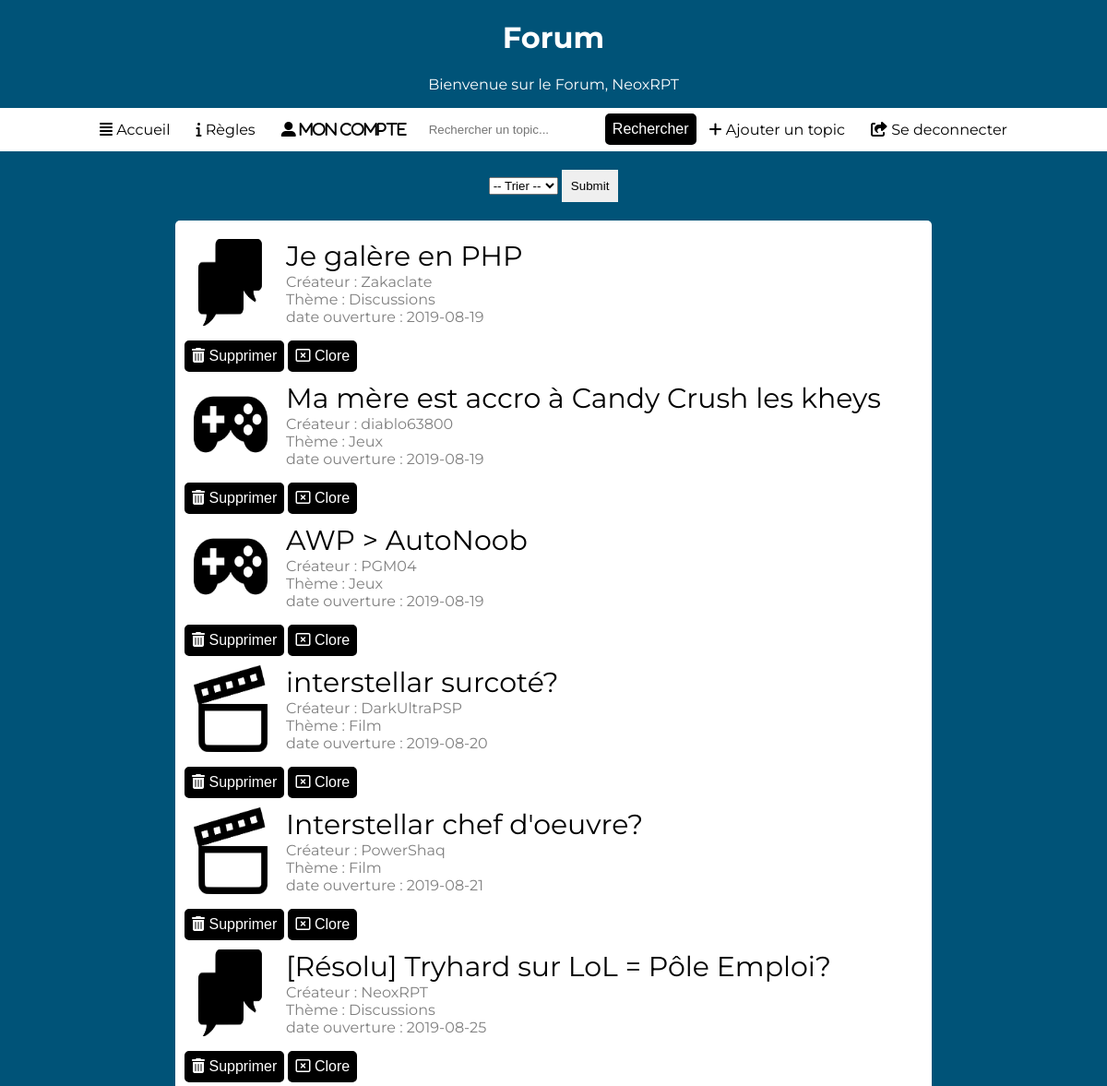
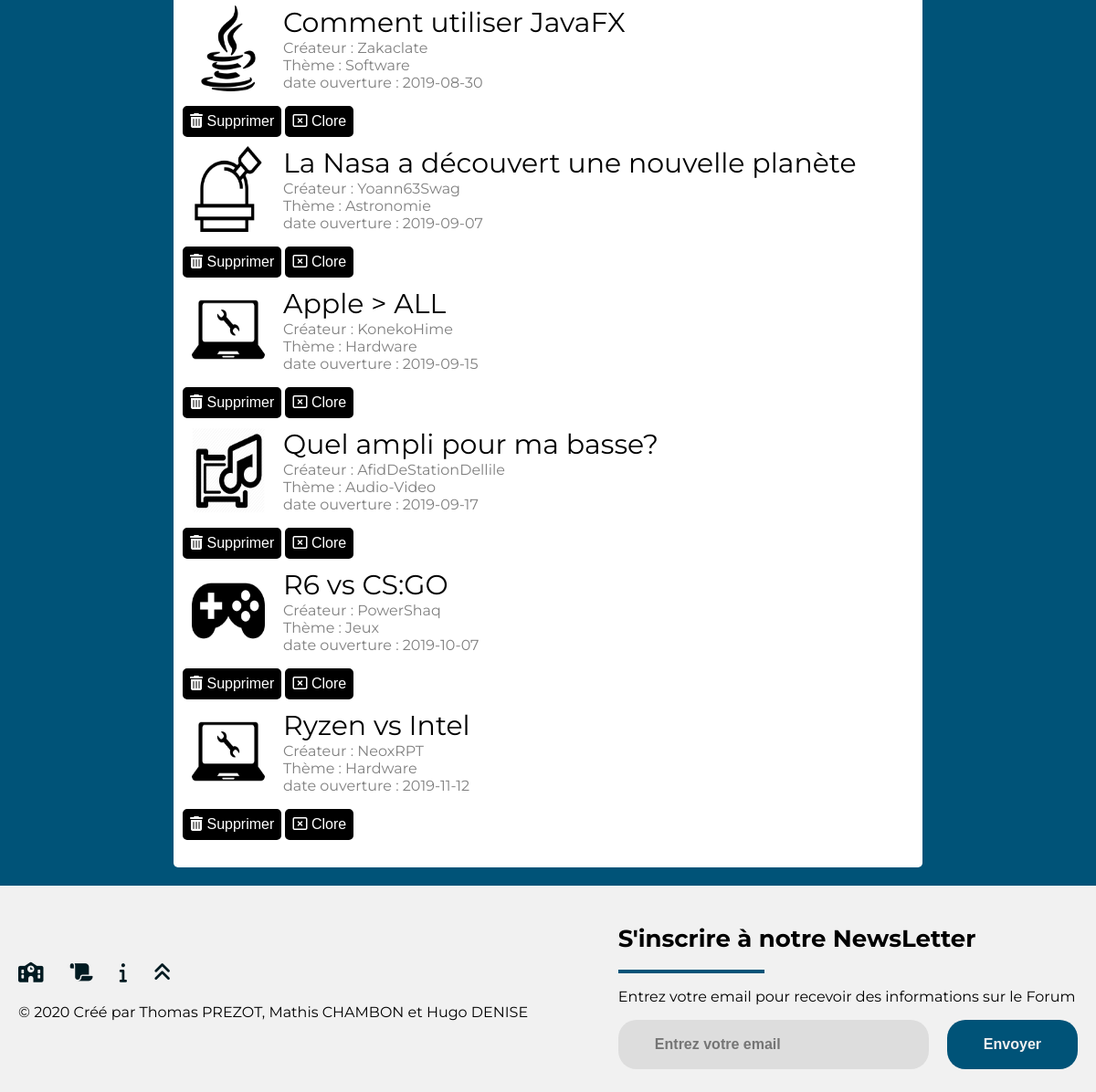
Screenshot of /TestPart1/index.php (signed in) with the database file from the repository (2 pictures, top to bottom).
### tables this page shows
CREATE TABLE Compte
(
idCompte INT(11) NOT NULL AUTO_INCREMENT,
isCompteBanni TINYINT,
isCompteAdmin TINYINT,
dateDebutBan DATE,
dateFinBan DATE,
cheminPhoto VARCHAR(64),
raisonBan VARCHAR(64),
motDePasse VARCHAR(64),
login VARCHAR(64),
dateCreation DATE,
nomCompte VARCHAR(64),
idMessage INT(11),
connexion TINYINT,
biographie VARCHAR(64),
email VARCHAR(64),
PRIMARY KEY(idCompte)
);

CREATE TABLE FilDeDiscussion
(
idFilDeDiscussion INT(11) NOT NULL AUTO_INCREMENT,
isFilDeDiscussionClos TINYINT,
titreFilDeDiscussion VARCHAR(64),
dateOuverture DATE,
Theme VARCHAR(64),
idCreateur INT(11),
idMessage INT(11),
PRIMARY KEY(idFilDeDiscussion)
);

### TestPart1/data/compte.php (called while the page is built, shortened)
<?php
    class Compte
    {
        private $isCompteAdmin;
        private $nomCompte;
        function getIsCompteAdmin() {
            return $this->isCompteAdmin;
        }
        function getNomCompte() {
            return $this->nomCompte;
        }
        function setNomCompte($nomCompte) {
            $this->nomCompte = $nomCompte;
        }
        public function initCompte($idCompte)
        {
            $bdd=DatabaseLinker::getConnexion();
            $state = $bdd->prepare("SELECT * FROM Compte WHERE idCompte=?");
            $state->bindParam(1,$idCompte);
            $state->execute();
            $resultat = $state->fetchAll();
            foreach ($resultat as $ligneResultat)
            {
                $this->nomCompte = $ligneResultat["nomCompte"];
                $this->isCompteAdmin = $ligneResultat["isCompteAdmin"];
            }
        }
    }
?>

### TestPart1/data/fildediscussion.php (called while the page is built, shortened)
<?php
    class FilDeDiscussion
    {
        private $idFilDeDiscussion;
        private $isFilDeDiscussionClos;
        private $titreFilDeDiscussion;
        private $dateCreation;
        private $theme;
        public function getIsFilDeDiscussionClos() {
            return $this->isFilDeDiscussionClos;
        }
        public function getIdFilDeDiscussion() {
            return $this->idFilDeDiscussion;
        }
        public function getTitreFilDeDiscussion() {
            return $this->titreFilDeDiscussion;
        }
        public function getDateCreation() {
            return $this->dateCreation;
        }
        public function getThemeFilDeDiscussion() {
            return $this->theme;
        }
        public function setIdFilDeDiscussion($idFilDeDiscussion) {
            $this->idFilDeDiscussion = $idFilDeDiscussion;
        }
        public function setTitreFilDeDiscussion($titreFilDeDiscussion) {
            $this->titreFilDeDiscussion = $titreFilDeDiscussion;
        }
        public function setDateCreation($dateCreation) {
            $this->dateCreation = $dateCreation;
        }
        public function setThemeFilDeDiscussion($theme) {
            $this->theme = $theme;
        }
        public function getIdFilDeDiscussionWithId($idFilDeDiscussion)
        {
            $bdd=DatabaseLinker::getConnexion();
            $state = $bdd->prepare("SELECT * FROM FilDeDiscussion WHERE idFilDeDiscussion=?");
            $state->bindParam(1,$idFilDeDiscussion);
            $state->execute();
            $resultat = $state->fetchAll();
            foreach ($resultat as $ligneResultat)
            {
                $this->idFilDeDiscussion = $ligneResultat["idFilDeDiscussion"];
                $this->dateCreation = $ligneResultat["dateOuverture"];
                $this->titreFilDeDiscussion = $ligneResultat["titreFilDeDiscussion"];
                $this->theme = $ligneResultat["Theme"];
                $this->isFilDeDiscussionClos = $ligneResultat["isFilDeDiscussionClos"];
            }
        }
        public static function getAllFilDeDiscussion($typeTri)
        {
            $tab= array();
            $connex=DatabaseLinker::getConnexion();
            $state=$connex->prepare("SELECT * FROM FilDeDiscussion ORDER BY ".$typeTri);
            $state->execute();
            $result = $state->fetchALL();
            foreach ($result as $ligneResult)
            {
                $user = new FilDeDiscussion();
                $user->setIdFilDeDiscussion($ligneResult["idFilDeDiscussion"]);
                $user->setDateCreation($ligneResult["dateOuverture"]);
                $user->setTitreFilDeDiscussion($ligneResult["titreFilDeDiscussion"]);
                $user->setThemeFilDeDiscussion($ligneResult["Theme"]);
                $user->setIsFilDeDiscussionClos($ligneResult["isFilDeDiscussionClos"]);
                $user->setIdCreateur($ligneResult["idCreateur"]);
                $tab[] = $user;
            }
            return $tab;
        }
        public static function getCreateurWithId($idCreateur)
        {
            $bdd=DatabaseLinker::getConnexion();
            $state = $bdd->prepare("SELECT nomCompte FROM Compte INNER JOIN FilDeDiscussion ON FilDeDiscussion.idCreateur = Compte.idCompte WHERE idFilDeDiscussion=?");
            $state->bindParam(1,$idCreateur);
            $state->execute();
            $resultat = $state->fetchAll();
            $compte = new Compte();
            foreach ($resultat as $ligneResultat)
            {
                $compte->setNomCompte($ligneResultat["nomCompte"]);
            }
            return $compte;
        }
    }
?>

### TestPart1/datamanagers/compteManager.php (called while the page is built, shortened)
<?php
    include_once("data/compte.php");
    class compteManager
    {
        public static function isCompteAdmin($idCompte)
        {
            $use = new Compte();
            $use->initCompte($idCompte);
            if ($use->getIsCompteAdmin())
            {
                return 1;
            }
            return 0;
        }
    }
?>

### TestPart1/index.php (the view, shortened to what this page needs)
<?php
	include("header.php");
	include("datamanagers/compteManager.php");
?>
<?php
	if (isset($_SESSION["idUser"]))
	{
		include("BarreDeNavCo.php");
?>
		<FORM method="GET" class="formTri">
			<SELECT name="typeTri" size="1">
				<OPTION>-- Trier --
				<OPTION value="date">Date
			</SELECT>
			<input type="submit" name="trier">
		</FORM>
		<div class="page">
		<div class="contentPage">
			<div class="milieu">
		        <?php
		        $typeTriFilDeDiscussion = "dateOuverture ASC";
					$tabFilDeDiscussion = FilDeDiscussion::getAllFilDeDiscussion($typeTriFilDeDiscussion);
						foreach ($tabFilDeDiscussion as $fildediscussion)
			            {
		            		$createur = FilDeDiscussion::getCreateurWithId($fildediscussion->getIdFilDeDiscussion());
					        echo '<a class="lien" href="Forum.php?index='.$fildediscussion->getIdFilDeDiscussion().'">';
								echo '<div class="box">';
									echo '<div class="Content">';
										echo '<img class="imageTheme" src="image/Theme/'.$fildediscussion->getThemeFilDeDiscussion().'.png">';
										echo '<div>';
											$fdd = new FilDeDiscussion();
											$fdd->getIdFilDeDiscussionWithId($fildediscussion->getIdFilDeDiscussion());
											echo '<div class="titre">';
											if ($fdd->getIsFilDeDiscussionClos())
											{
												echo "[Résolu] ";
											}
											echo $fildediscussion->getTitreFilDeDiscussion().'</div>';
											echo '<div class="sousTitre">'.'Créateur : '.$createur->getNomCompte().'<br> Thème : '.$fildediscussion->getThemeFilDeDiscussion().'<br> date ouverture : '.$fildediscussion->getDateCreation().'</div>';
										echo '</div>
									</div>
								</div>
							</a>';
							if (compteManager::isCompteAdmin($_SESSION["idUser"]))
							{
								?>
								<form method="POST">
									<button name="delete" <?php echo 'value="'.$fildediscussion->getIdFilDeDiscussion().'"'?>><i class="fas fa-trash-alt"></i> Supprimer</button>
									<button name="clore"  <?php echo 'value="'.$fildediscussion->getIdFilDeDiscussion().'"'?>><i class="far fa-window-close"></i> Clore</button>
								</form>
								<?php
							}
		            	}
					?>
			</div>
			<div class="bas">
		</div>
		</div>
	</div>
	<?php
	}
	?>
<?php
	include("footer.php");
?>

### TestPart1/BarreDeNavCo.php
<?php
	$utilisateur = new Compte();
	$utilisateur->initCompte($_SESSION["idUser"]);
	$nom = $utilisateur->getNomCompte();
?>
<div id = "returnTop" class="entete">
 	<h1>Forum</h1>
	<p>Bienvenue sur le Forum,<?php echo ' '.$nom; ?></p>
</div>
<div class="barreDeNavigation">
 	<a href="index.php" ><i class="fas fa-align-justify"></i> Accueil</a>
	<a href="indexRulePage.php"><i class="fas fa-info"></i> Règles</a>
	<a <?php echo 'href="profil.php?idProfil='.$_SESSION["idUser"].'"'?>><i class="fas fa-user-alt"> Mon compte</i></a>
	<form method = "GET" class="search">
		<input type="search" placeholder="Rechercher un topic..." name="q">
		<button>
			Rechercher
		</button>
	</form>
	<a href="AjoutFilDeDiscussion.php"><i class="fas fa-plus"></i> Ajouter un topic</a>
	<a href="deco.php"><i class="fas fa-share-square"></i> Se deconnecter</i></a>
</div>

### TestPart1/StyleSite.css (style rules this page uses)
body { margin:0px; background-size: contain; font-family: 'Montserrat', sans-serif; color:white; background : #005378; display: flex; flex-direction: column; }
.formTri { align-self: center; margin-top: 20px; }
.entete { text-align: center; }
.barreDeNavigation { background-color: white; display: flex; justify-content: center; }
.barreDeNavigation a { padding: 14px; color: black; text-decoration: none; align-self: center; }
button { background: black; color: white; border-radius: 5px; cursor: pointer; padding: 6px; border:none; font-size:16px; margin-top: 6px; border:solid 2px black; }
input { padding: 10px; border:none; }
.milieu { width: 800px; color:black; background-color: white; }
.box { background-color: white; display: flex; }
.Content { width: 100%; display: flex; }
.titre { text-decoration: none; font-size: 30px; }
.sousTitre { color: grey; }
.imageTheme { width: 80px; height: 100%; margin-right: 20px; }
.page { margin-top: 20px; display: flex; justify-content: center; width: 100%; flex-direction: row; margin-bottom: 20px; }
.box { margin: 10px; }
a { text-decoration:none; color: black; }
.bas { background-color: white; display: flex; justify-content: center; padding-top:10px; padding-bottom: 10px; width: 800px; }
.contentPage { border-radius: 5px; padding: 10px; display: flex; flex-direction: column; justify-content: space-between; min-height: 800px; background-color: white; }

### TestPart1/styleFooter.css (style rules this page uses)
body { margin: 0; padding: 0; font-family: 'Montserrat',sans-serif; }

### rows the page displays
compte: nomCompte "NeoxRPT"
fildediscussion: Theme (picture), titreFilDeDiscussion "Je galère en PHP", idCreateur.nomCompte "Zakaclate", Theme "Discussions", dateOuverture "2019-08-19", $fildediscussion->getIdFilDeDiscussion() 12 (drawn)
fildediscussion: Theme (picture), titreFilDeDiscussion "Ma mère est accro à Candy Crush les kheys", idCreateur.nomCompte "diablo63800", Theme "Jeux", dateOuverture "2019-08-19", $fildediscussion->getIdFilDeDiscussion() 11 (drawn)
fildediscussion: Theme (picture), titreFilDeDiscussion "AWP > AutoNoob", idCreateur.nomCompte "PGM04", Theme "Jeux", dateOuverture "2019-08-19", $fildediscussion->getIdFilDeDiscussion() 10 (drawn)
fildediscussion: Theme (picture), titreFilDeDiscussion "interstellar surcoté?", idCreateur.nomCompte "DarkUltraPSP", Theme "Film", dateOuverture "2019-08-20", $fildediscussion->getIdFilDeDiscussion() 9 (drawn)
fildediscussion: Theme (picture), titreFilDeDiscussion "Interstellar chef d'oeuvre?", idCreateur.nomCompte "PowerShaq", Theme "Film", dateOuverture "2019-08-21", $fildediscussion->getIdFilDeDiscussion() 8 (drawn)
fildediscussion: Theme (picture), isFilDeDiscussionClos "[Résolu]", titreFilDeDiscussion "Tryhard sur LoL = Pôle Emploi?", idCreateur.nomCompte "NeoxRPT", Theme "Discussions", dateOuverture "2019-08-25", $fildediscussion->getIdFilDeDiscussion() 7 (drawn)
fildediscussion: Theme (picture), titreFilDeDiscussion "Comment utiliser JavaFX", idCreateur.nomCompte "Zakaclate", Theme "Software", dateOuverture "2019-08-30", $fildediscussion->getIdFilDeDiscussion() 6 (drawn)
fildediscussion: Theme (picture), titreFilDeDiscussion "La Nasa a découvert une nouvelle planète", idCreateur.nomCompte "Yoann63Swag", Theme "Astronomie", dateOuverture "2019-09-07", $fildediscussion->getIdFilDeDiscussion() 5 (drawn)
fildediscussion: Theme (picture), titreFilDeDiscussion "Apple > ALL", idCreateur.nomCompte "KonekoHime", Theme "Hardware", dateOuverture "2019-09-15", $fildediscussion->getIdFilDeDiscussion() 4 (drawn)
fildediscussion: Theme (picture), titreFilDeDiscussion "Quel ampli pour ma basse?", idCreateur.nomCompte "AfidDeStationDellile", Theme "Audio-Video", dateOuverture "2019-09-17", $fildediscussion->getIdFilDeDiscussion() 3 (drawn)
fildediscussion: Theme (picture), titreFilDeDiscussion "R6 vs CS:GO", idCreateur.nomCompte "PowerShaq", Theme "Jeux", dateOuverture "2019-10-07", $fildediscussion->getIdFilDeDiscussion() 2 (drawn)
fildediscussion: Theme (picture), titreFilDeDiscussion "Ryzen vs Intel", idCreateur.nomCompte "NeoxRPT", Theme "Hardware", dateOuverture "2019-11-12", $fildediscussion->getIdFilDeDiscussion() 1 (drawn)
